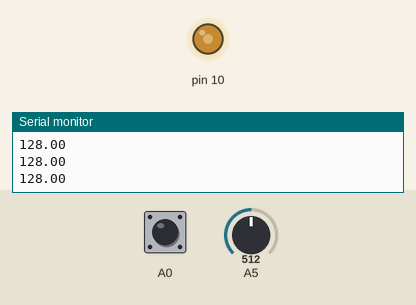
Simulated run of this sketch. Board: Arduino Uno, built with avr-gcc and run on an emulated ATmega328P. On the bench: output pins drawn as LEDs (lit = HIGH), the last lines printed to the serial monitor. The test bench sets the inputs (shaded band); at power-on: A5 = 512, A0 HIGH.

Above: at 1.2 s.
1.3 s: A5 set to 716
At 1.9 s:
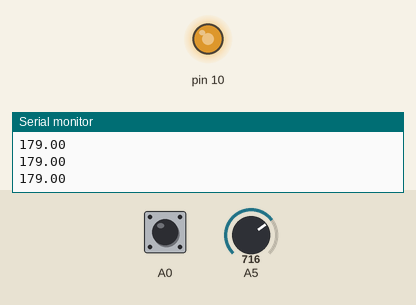
2.9 s: A0 pulled LOW for 0.15 s
At 3.16 s:
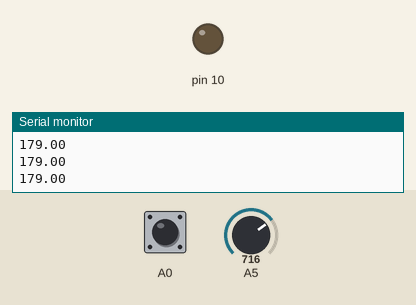
4.8 s: A5 set to 900
At 5.3 s:
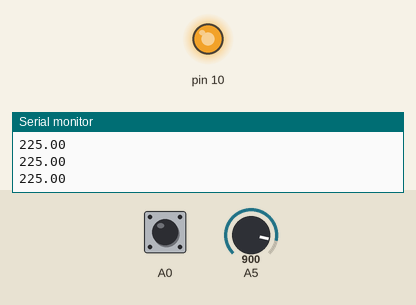
6.4 s: A5 set to 122
At 6.9 s:
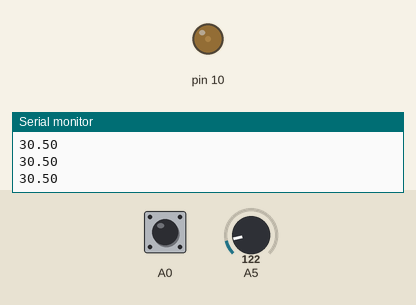
8.0 s: A5 set to 0
At 8.4 s:
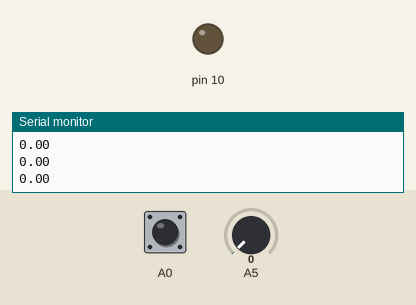
Timing chart, 0 to 10.6 s (numbered marks = the images above; inputs shaded):
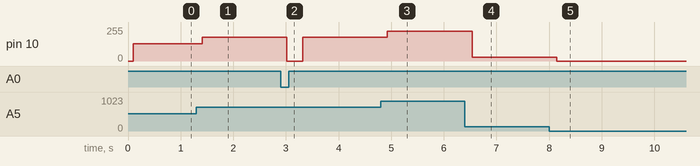

The sketch:

intensidadeLED_pwm.ino
```cpp
int ligado = 0, estado = 0; //LED
float lido = 0;
float escrito = 0;

void setup() {
  // put your setup code here, to run once:
  Serial.begin(9600);
  pinMode(10, OUTPUT);
  pinMode(A0, INPUT_PULLUP);
}

void loop() {
  // put your main code here, to run repeatedly:
  ligado = digitalRead(A0);
  lido = analogRead(A5);
  escrito = lido/4;
  Serial.println(escrito);
  delay(100); //corrigir bouncing
  analogWrite(10, escrito);

  if (estado == 0 && ligado == 0) {
    lido = 0;
    digitalWrite(10, LOW);
    estado = 1;
    ligado = 1;
    delay(100);
  }
  if (estado == 1 && ligado == 1) {
    estado = 0;
    delay(100);
   }

}
```

Measured:
- after the input at 1.3 s, pin 10: 128/255 → 179/255 after 0.11 s
- after the input at 2.9 s, pin 10: 179/255 → 0/255 after 0.12 s, → 179/255 0.30 s later
- after the input at 4.8 s, pin 10: 179/255 → 225/255 after 0.13 s
- after the input at 6.4 s, pin 10: 225/255 → 30/255 after 0.14 s
- after the input at 8.0 s, pin 10: 30/255 → 0/255 after 0.15 s
